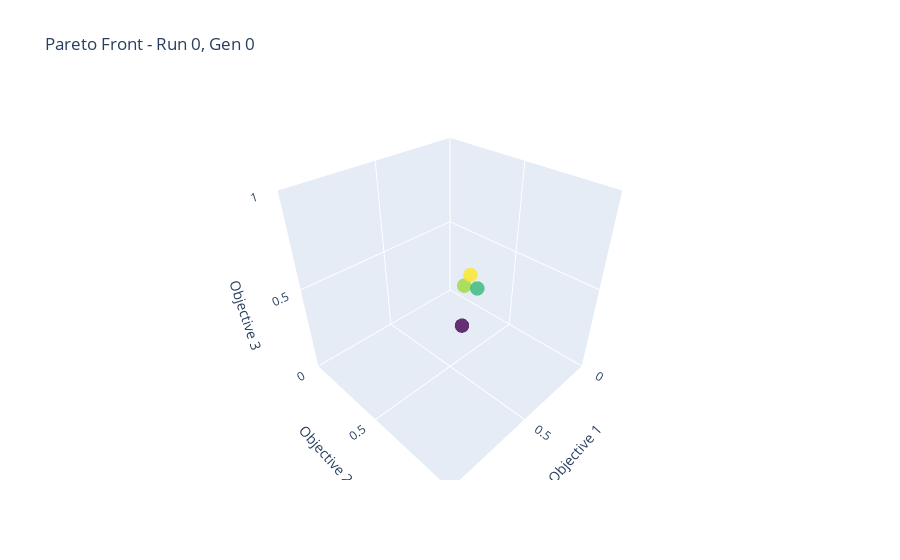
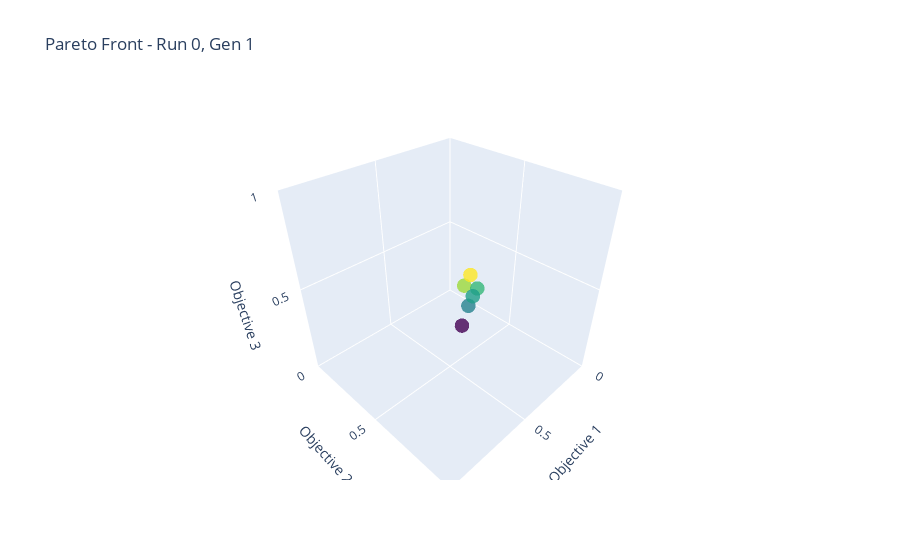
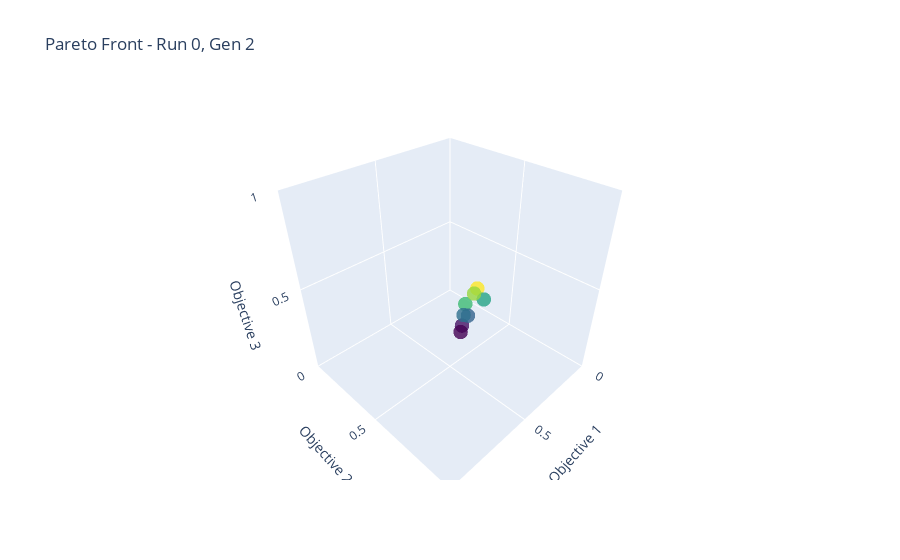
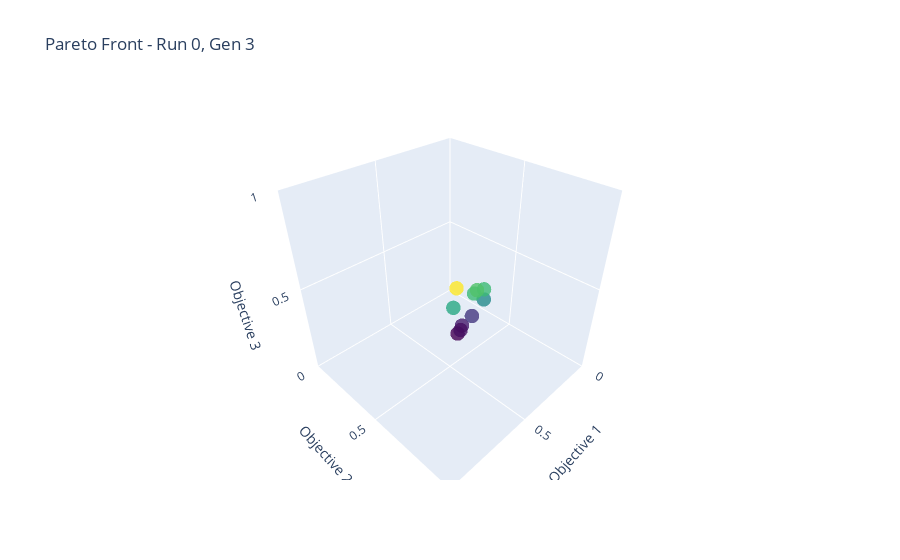

Notebook cell for these charts, in order:
### Code cell
import plotly.graph_objects as go

# Choose a generation and run
# gen_idx = 0
# run_idx = 0

for run_idx in range(len(all_runs_fronts)):
    for gen_idx in range(len(all_runs_fronts[run_idx])):
        
        front = all_runs_fronts[run_idx][gen_idx]

        fig = go.Figure(data=[go.Scatter3d(
            x=front[:, 0],
            y=front[:, 1],
            z=front[:, 2],
            mode='markers',
            marker=dict(
                size=5,
                color=front[:, 2],  # Color by third objective
                colorscale='Viridis',
                opacity=0.8
            )
        )])

        # min_x = get_min_objective_value(run_idx, gen_idx, 0)
        # max_x = get_max_objective_value(run_idx, gen_idx, 0)
        # min_y = get_min_objective_value(run_idx, gen_idx, 1)
        # max_y = get_max_objective_value(run_idx, gen_idx, 1)
        # min_z = get_min_objective_value(run_idx, gen_idx, 2)
        # max_z = get_max_objective_value(run_idx, gen_idx, 2)
        
        min_x = 0
        min_y = 0
        min_z = 0

        max_x = 1
        max_y = 1
        max_z = 1

        fig.update_layout(
            title=f"Pareto Front - Run {run_idx}, Gen {gen_idx}",
            scene=dict(
                xaxis=dict(title="Objective 1", range=[min_x, max_x]),
                yaxis=dict(title="Objective 2", range=[min_y, max_y]),
                zaxis=dict(title="Objective 3", range=[min_z, max_z])
            )
        )

        fig.show()

### Figure 1 — Plotly figure (JSON) as saved in the notebook; plotly's stock layout.template omitted (floating-point values rounded to 4 significant figures)
{"data": [{"marker": {"color": [0.56, 0.6, 0.51, 0.33], "colorscale": [[0, "#440154"], [0.1111, "#482878"], [0.2222, "#3e4989"], [0.3333, "#31688e"], [0.4444, "#26828e"], [0.5556, "#1f9e89"], [0.6667, "#35b779"], [0.7778, "#6ece58"], [0.8889, "#b5de2b"], [1, "#fde725"]], "opacity": 0.8, "size": 5}, "mode": "markers", "type": "scatter3d", "x": [0.49, 0.45, 0.41, 0.5], "y": [0.58, 0.58, 0.59, 0.58], "z": [0.56, 0.6, 0.51, 0.33]}], "layout": {"scene": {"xaxis": {"range": [0, 1], "title": {"text": "Objective 1"}}, "yaxis": {"range": [0, 1], "title": {"text": "Objective 2"}}, "zaxis": {"range": [0, 1], "title": {"text": "Objective 3"}}}, "title": {"text": "Pareto Front - Run 0, Gen 0"}}}

### Figure 2 — Plotly figure (JSON) as saved in the notebook; plotly's stock layout.template omitted (floating-point values rounded to 4 significant figures)
{"data": [{"marker": {"color": [0.56, 0.6, 0.51, 0.33, 0.45, 0.48], "colorscale": [[0, "#440154"], [0.1111, "#482878"], [0.2222, "#3e4989"], [0.3333, "#31688e"], [0.4444, "#26828e"], [0.5556, "#1f9e89"], [0.6667, "#35b779"], [0.7778, "#6ece58"], [0.8889, "#b5de2b"], [1, "#fde725"]], "opacity": 0.8, "size": 5}, "mode": "markers", "type": "scatter3d", "x": [0.49, 0.45, 0.41, 0.5, 0.48, 0.44], "y": [0.58, 0.58, 0.59, 0.58, 0.6, 0.59], "z": [0.56, 0.6, 0.51, 0.33, 0.45, 0.48]}], "layout": {"scene": {"xaxis": {"range": [0, 1], "title": {"text": "Objective 1"}}, "yaxis": {"range": [0, 1], "title": {"text": "Objective 2"}}, "zaxis": {"range": [0, 1], "title": {"text": "Objective 3"}}}, "title": {"text": "Pareto Front - Run 0, Gen 1"}}}

### Figure 3 — Plotly figure (JSON) as saved in the notebook; plotly's stock layout.template omitted (floating-point values rounded to 4 significant figures)
{"data": [{"marker": {"color": [0.51, 0.33, 0.45, 0.43, 0.48, 0.38, 0.39, 0.32], "colorscale": [[0, "#440154"], [0.1111, "#482878"], [0.2222, "#3e4989"], [0.3333, "#31688e"], [0.4444, "#26828e"], [0.5556, "#1f9e89"], [0.6667, "#35b779"], [0.7778, "#6ece58"], [0.8889, "#b5de2b"], [1, "#fde725"]], "opacity": 0.8, "size": 5}, "mode": "markers", "type": "scatter3d", "x": [0.41, 0.5, 0.48, 0.37, 0.42, 0.47, 0.49, 0.53], "y": [0.59, 0.58, 0.58, 0.6, 0.58, 0.59, 0.58, 0.6], "z": [0.51, 0.33, 0.45, 0.43, 0.48, 0.38, 0.39, 0.32]}], "layout": {"scene": {"xaxis": {"range": [0, 1], "title": {"text": "Objective 1"}}, "yaxis": {"range": [0, 1], "title": {"text": "Objective 2"}}, "zaxis": {"range": [0, 1], "title": {"text": "Objective 3"}}}, "title": {"text": "Pareto Front - Run 0, Gen 2"}}}

### Figure 4 — Plotly figure (JSON) as saved in the notebook; plotly's stock layout.template omitted (floating-point values rounded to 4 significant figures)
{"data": [{"marker": {"color": [0.33, 0.43, 0.48, 0.35, 0.31, 0.48, 0.46, 0.49, 0.32, 0.56], "colorscale": [[0, "#440154"], [0.1111, "#482878"], [0.2222, "#3e4989"], [0.3333, "#31688e"], [0.4444, "#26828e"], [0.5556, "#1f9e89"], [0.6667, "#35b779"], [0.7778, "#6ece58"], [0.8889, "#b5de2b"], [1, "#fde725"]], "opacity": 0.8, "size": 5}, "mode": "markers", "type": "scatter3d", "x": [0.5, 0.37, 0.42, 0.43, 0.54, 0.36, 0.55, 0.4, 0.52, 0.53], "y": [0.58, 0.6, 0.58, 0.58, 0.59, 0.59, 0.57, 0.58, 0.59, 0.57], "z": [0.33, 0.43, 0.48, 0.35, 0.31, 0.48, 0.46, 0.49, 0.32, 0.56]}], "layout": {"scene": {"xaxis": {"range": [0, 1], "title": {"text": "Objective 1"}}, "yaxis": {"range": [0, 1], "title": {"text": "Objective 2"}}, "zaxis": {"range": [0, 1], "title": {"text": "Objective 3"}}}, "title": {"text": "Pareto Front - Run 0, Gen 3"}}}
